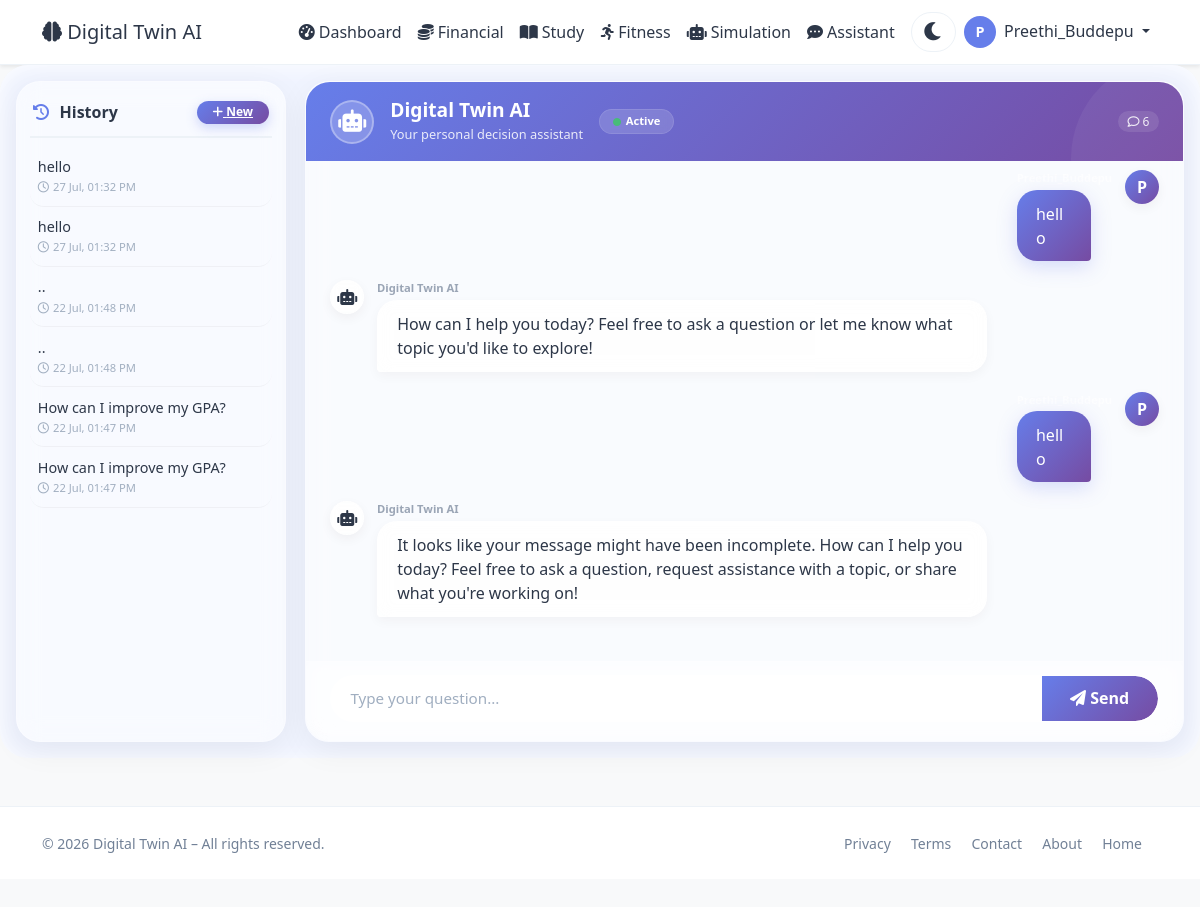
The page /user/assistant (signed in) on the database its author committed.
### app.py (models this page shows, shortened)
class User(UserMixin, db.Model):
    id = db.Column(db.Integer, primary_key=True)
    username = db.Column(db.String(80), unique=True, nullable=False)
    email = db.Column(db.String(120), unique=True, nullable=False)
    password_hash = db.Column(db.String(200), nullable=False)
    age = db.Column(db.Integer, default=25)
    occupation = db.Column(db.String(100), default='Student')
    monthly_income = db.Column(db.Float, default=50000)
    monthly_expenses = db.Column(db.Float, default=35000)
    savings = db.Column(db.Float, default=100000)
    study_hours_per_week = db.Column(db.Float, default=20)
    fitness_hours_per_week = db.Column(db.Float, default=5)
    sleep_hours_per_day = db.Column(db.Float, default=7)
    created_at = db.Column(db.DateTime, default=datetime.utcnow)
    is_admin = db.Column(db.Boolean, default=False)
    transactions = db.relationship('Transaction', backref='user', lazy=True)
    study_logs = db.relationship('StudyLog', backref='user', lazy=True)
    fitness_logs = db.relationship('FitnessLog', backref='user', lazy=True)
    goals = db.relationship('Goal', backref='user', lazy=True)

class ChatMessage(db.Model):
    id = db.Column(db.Integer, primary_key=True)
    user_id = db.Column(db.Integer, db.ForeignKey('user.id'), nullable=False)
    question = db.Column(db.Text, nullable=False)
    response = db.Column(db.Text, nullable=False)
    timestamp = db.Column(db.DateTime, default=datetime.utcnow)
    user = db.relationship('User', backref='chat_messages')

### app.py (the view, shortened to what this page needs)
@app.route('/user/assistant', methods=['GET', 'POST'])
@login_required
def user_assistant():
    if request.args.get('new'):
        session.pop('last_query', None)
        session.pop('last_response', None)
        session['hide_messages'] = True   # <-- Hide messages in chat body
        return redirect(url_for('user_assistant'))
    load_id = request.args.get('load')
    last_query = session.get('last_query')
    last_response = session.get('last_response')
    hide_messages = session.get('hide_messages', False)
    all_messages = ChatMessage.query.filter_by(user_id=current_user.id).order_by(ChatMessage.timestamp.desc()).all()
    return render_template('user/assistant.html',
                           user=current_user,
                           last_query=last_query,
                           last_response=last_response,
                           all_messages=all_messages,
                           hide_messages=hide_messages)

### app.py (called while the page is built)
@app.context_processor
def utility_processor():
    return dict(datetime=datetime)

@login_manager.user_loader
def load_user(user_id):
    return User.query.get(int(user_id))

### templates/user/assistant.html (shortened to what this page needs)
{% extends "base.html" %}
{% block content %}
<div class="assistant-wrapper">
    <div class="assistant-container">
        <div class="history-sidebar">
            <h6>
                <span><i class="fas fa-history"></i> History</span>
                <a href="{{ url_for('user_assistant', new=True) }}" class="btn-new-chat">
                    <i class="fas fa-plus"></i> New
                </a>
            </h6>
            {% if all_messages %}
                {% for msg in all_messages %}
                <div class="history-item"
                     onclick="location.href='{{ url_for('user_assistant', load=msg.id) }}'">
                    <div class="question">{{ msg.question }}</div>
                    <div class="timestamp">
                        <i class="far fa-clock me-1"></i>{{ msg.timestamp.strftime('%d %b, %I:%M %p') }}
                    </div>
                </div>
                {% endfor %}
            {% else %}
                <div class="text-muted text-center py-3" style="font-size:0.85rem;">
                    <i class="fas fa-inbox fa-2x d-block mb-2 opacity-25"></i>
                    No conversations yet.<br>Start chatting!
                </div>
            {% endif %}
        </div>
        <div class="chat-area" id="chatArea">
            <div class="chat-header">
                <div class="avatar"><i class="fas fa-robot"></i></div>
                <div class="info">
                    <h5>Digital Twin AI</h5>
                    <small>Your personal decision assistant</small>
                </div>
                <div class="badge-status">
                    <i class="fas fa-circle"></i> Active
                </div>
                <div class="chat-stats">
                    <span><i class="far fa-comment"></i> {{ all_messages|length }}</span>
                </div>
            </div>
            <div class="chat-body" id="chatBody">
                {% if hide_messages or not all_messages %}
                    <div class="empty-state">
                        <i class="fas fa-comment-dots"></i>
                        <h5 class="fw-bold text-dark">Start a conversation</h5>
                        <p>Ask me about finances, studies, fitness, or life goals.</p>
                        <div class="quick-actions">
                            <span class="btn-outline" onclick="fillAndSubmit('How can I save more money?')">💰 Save more</span>
                            <span class="btn-outline" onclick="fillAndSubmit('How can I improve my GPA?')">📚 Improve GPA</span>
                            <span class="btn-outline" onclick="fillAndSubmit('Give me fitness advice')">🏃 Fitness advice</span>
                            <span class="btn-outline" onclick="fillAndSubmit('Set a goal for me')">🎯 Set a goal</span>
                        </div>
                    </div>
                {% else %}
                    {% for msg in all_messages|sort(attribute='timestamp') %}
                        <div class="chat-message user">
                            <div class="avatar-small">{{ user.username[0]|upper }}</div>
                            <div>
                                <div class="username-label">{{ user.username }}</div>
                                <div class="bubble">{{ msg.question }}</div>
                            </div>
                        </div>
                        <div class="chat-message assistant">
                            <div class="avatar-small"><i class="fas fa-robot"></i></div>
                            <div>
                                <div class="username-label">Digital Twin AI</div>
                                <div class="bubble">{{ msg.response|replace('\n', '<br>')|safe }}</div>
                            </div>
                        </div>
                    {% endfor %}
                {% endif %}
            </div>
            <div class="chat-input">
                <form method="POST" id="chatForm">
                    <div class="input-group">
                        <input type="text" name="query" id="queryInput" class="form-control" placeholder="Type your question..." required>
                        <button type="submit" class="btn-send"><i class="fas fa-paper-plane"></i> Send</button>
                    </div>
                </form>
            </div>
        </div>
    </div>
</div>
{% endblock %}

### templates/base.html (shortened to what this page needs)
<!DOCTYPE html>
<html lang="en" data-theme="light">
<head>
    <link href="https://cdn.jsdelivr.net/npm/bootstrap@5.3.0/dist/css/bootstrap.min.css" rel="stylesheet">
    <link rel="stylesheet" href="https://cdnjs.cloudflare.com/ajax/libs/font-awesome/6.0.0/css/all.min.css">
</head>
<body>
    <nav class="navbar navbar-expand-lg navbar-light bg-white shadow-sm">
        <div class="container">
            <a class="navbar-brand" href="{{ url_for('index') }}">
                <i class="fas fa-brain"></i> Digital Twin AI
            </a>
            <div class="collapse navbar-collapse" id="navbarNav">
                <ul class="navbar-nav ms-auto align-items-lg-center">
                    {% if current_user.is_authenticated %}
                        <li class="nav-item">
                            <a class="nav-link" href="{{ url_for('user_dashboard') }}">
                                <i class="fas fa-tachometer-alt me-1"></i>Dashboard
                            </a>
                        </li>
                        <li class="nav-item">
                            <a class="nav-link" href="{{ url_for('user_financial') }}">
                                <i class="fas fa-coins me-1"></i>Financial
                            </a>
                        </li>
                        <li class="nav-item">
                            <a class="nav-link" href="{{ url_for('user_study') }}">
                                <i class="fas fa-book-open me-1"></i>Study
                            </a>
                        </li>
                        <li class="nav-item">
                            <a class="nav-link" href="{{ url_for('user_fitness') }}">
                                <i class="fas fa-running me-1"></i>Fitness
                            </a>
                        </li>
                        <li class="nav-item">
                            <a class="nav-link" href="{{ url_for('user_simulation') }}">
                                <i class="fas fa-robot me-1"></i>Simulation
                            </a>
                        </li>
                        <li class="nav-item">
                            <a class="nav-link" href="{{ url_for('user_assistant') }}">
                                <i class="fas fa-comment-dots me-1"></i>Assistant
                            </a>
                        </li>
                        <li class="nav-item">
                            <button class="theme-toggle" id="themeToggle" aria-label="Toggle theme">
                                <i class="fas fa-moon"></i>
                            </button>
                        </li>
                        <li class="nav-item dropdown">
                            <a class="nav-link dropdown-toggle" href="#" id="userDropdown" role="button" data-bs-toggle="dropdown">
                                <span class="user-avatar">{{ current_user.username[0]|upper }}</span>
                                <span class="ms-1">{{ current_user.username }}</span>
                            </a>
                        </li>
                    {% endif %}
                </ul>
            </div>
        </div>
    </nav>
    {% block content %}{% endblock %}
    <footer class="mt-5 py-4 bg-light border-top">
        <div class="container">
            <div class="row align-items-center">
                <div class="col-md-6 text-center text-md-start">
                    <span class="text-muted small">© 2026 Digital Twin AI – All rights reserved.</span>
                </div>
                <div class="col-md-6 text-center text-md-end">
                    <a href="{{ url_for('privacy') }}" class="text-muted text-decoration-none me-3 small">Privacy</a>
                    <a href="{{ url_for('terms') }}" class="text-muted text-decoration-none me-3 small">Terms</a>
                    <a href="{{ url_for('contact') }}" class="text-muted text-decoration-none me-3 small">Contact</a>
                    <a href="{{ url_for('about') }}" class="text-muted text-decoration-none me-3 small">About</a>
                    <a href="{{ url_for('index') }}" class="text-muted text-decoration-none me-3 small">Home</a>
                </div>
            </div>
        </div>
    </footer>
</body>
</html>

### templates/base.html (style rules this page uses)
:root { --bg-body: #f8f9fa; --bg-navbar: #ffffff; --bg-card: #ffffff; --text-primary: #2d3748; --text-muted: #718096; --border-color: #edf2f7; --shadow: 0 4px 20px rgba(0,0,0,0.06); --glass-bg: rgba(255,255,255,0.6); --glass-border: rgba(255,255,255,0.25); --accent: #667eea; --accent-gradient: linear-gradient(135deg, #667eea, #764ba2); --bg-input: #ffffff; --bg-light: #f7fafc; --bg-wrapper: #f0f4ff; --bg-hero: linear-gradient(135deg, #667eea 0%, #764ba2 100%); --dropdown-bg: #ffffff; --dropdown-text: #2d3748; --btn-bg: #667eea; --btn-hover: #5a6fd6; --badge-bg: #edf2f7; --badge-text: #4a5568; --progress-bg: #edf2f7; --progress-fill: linear-gradient(90deg, #667eea, #764ba2); }
body { background: var(--bg-body) !important; color: var(--text-primary) !important; font-family: 'Segoe UI', Tahoma, Geneva, Verdana, sans-serif; transition: background 0.3s, color 0.3s; }
.navbar { background: var(--bg-navbar) !important; border-bottom: 1px solid var(--border-color); }
.navbar-brand, .nav-link { color: var(--text-primary) !important; }
.bg-light, .bg-white { background: var(--bg-card) !important; }
.text-muted { color: var(--text-muted) !important; }
.form-control, .form-select { background: var(--bg-input) !important; color: var(--text-primary) !important; border-color: var(--border-color) !important; }
.dashboard-wrapper, .finance-wrapper, .study-wrapper, .fitness-wrapper, .assistant-wrapper, .sim-wrapper, .users-wrapper, .detail-wrapper, .about-wrapper, .privacy-wrapper, .terms-wrapper, .contact-wrapper { background: var(--bg-wrapper) !important; }
.border-top, .border-bottom { border-color: var(--border-color) !important; }
.theme-toggle { background: transparent; border: none; font-size: 1.3rem; color: var(--text-primary); cursor: pointer; transition: transform 0.3s; padding: 0.2rem 0.7rem; border-radius: 30px; background: var(--bg-input); margin-left: 0.5rem; border: 1px solid var(--border-color); }
.user-avatar { width: 32px; height: 32px; border-radius: 50%; background: var(--accent); color: white; display: inline-flex; align-items: center; justify-content: center; font-weight: 600; font-size: 0.9rem; }

### rows shown on the page
User: username "P", username "Preethi_Buddepu"
ChatMessage: question "hello", timestamp "27 Jul, 01:32 PM", response "It looks like your message might have been incomplete. How can I help you today? Feel free to ask a question, request assistance with a topic, or share what you're working on!"
ChatMessage: question "hello", timestamp "27 Jul, 01:32 PM", response "How can I help you today? Feel free to ask a question or let me know what topic you'd like to explore!"
ChatMessage: question "..", timestamp "22 Jul, 01:48 PM"
ChatMessage: question "..", timestamp "22 Jul, 01:48 PM"
ChatMessage: question "How can I improve my GPA?", timestamp "22 Jul, 01:47 PM"
ChatMessage: question "How can I improve my GPA?", timestamp "22 Jul, 01:47 PM"

### other values the page prints
{{ all_messages|length }} "6"
